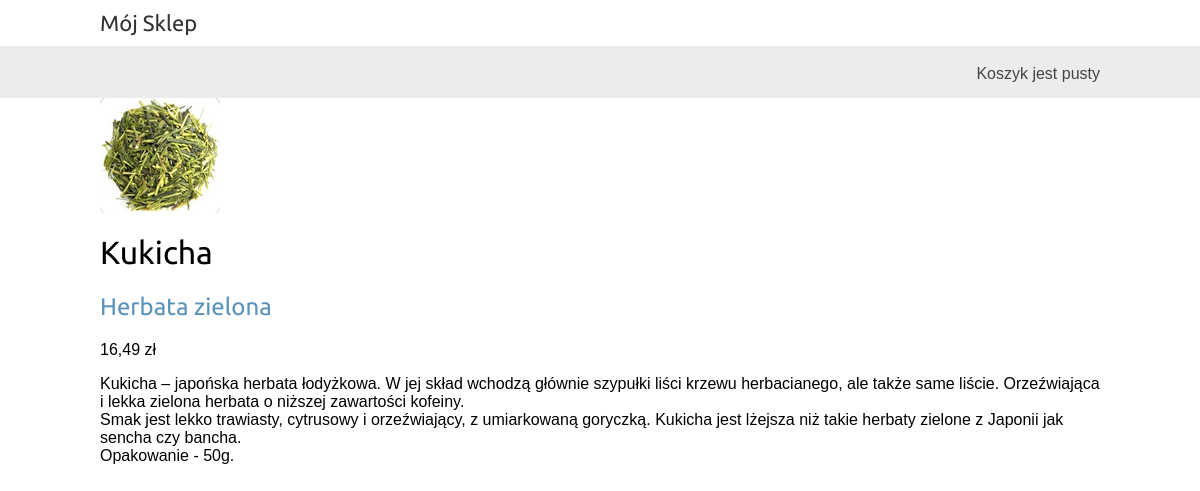
/5/kukicha/, run on the app's committed database.
### shop/models.py (models this page shows, shortened)
class Produkt(models.Model):
              kategoria = models.ForeignKey(Kategoria ,
                                           related_name='produkt',
                                           on_delete=models.CASCADE)
              nazwa = models.CharField(max_length=200, db_index=True)
              slug = models.SlugField(max_length=200, db_index=True)
              image = models.ImageField(upload_to='produkty/%Y/%m/%d',
                                         blank=True)
              opis = models.TextField(blank=True)
              cena = models.DecimalField(max_digits=10, decimal_places=2)
              dostepne = models.BooleanField(default=True)
              created = models.DateTimeField(auto_now_add=True)
              updated = models.DateTimeField(auto_now=True)
              class Meta:
                  ordering = ('nazwa',)
                  verbose_name = 'produkt'
                  verbose_name_plural = 'produkty'
                  index_together = (('id', 'slug'),)

class Kategoria(models.Model):
    nazwa = models.CharField(max_length=200,
                            db_index=True)
    slug = models.SlugField(max_length=200,
                            db_index=True,
                            unique=True)
    class Meta:
        ordering = ('nazwa',)
        verbose_name = 'kategoria'
        verbose_name_plural = 'kategorie'
    def __str__(self):
            return self.nazwa
    def get_absolute_url(self):
        return reverse('shop:produkt_list_by_kategoria',
                       args=[self.slug])

### shop/views.py (the view)
# urls.py: path('<int:id>/<slug:slug>/', views.produkt_detail,
def produkt_detail(request, id, slug):
    produkt = get_object_or_404(Produkt,
                                id=id,
                                slug=slug,
                                dostepne=True)
    return render(request,
                  'shop/produkt/detail.html',
                  {'produkt': produkt})

### shop/templates/shop/produkt/detail.html (shortened to what this page needs)
{% extends "shop/base.html" %}
{% load static %}
{% block content %}
  <div class="produkt-detail">
    <img src="{% if produkt.image %}{{ produkt.image.url }}{% else %}
    {% static 'img/no_image.png' %}{% endif %}">
    <h1>{{ produkt.nazwa }}</h1>
    <h2>
      <a href="{{ produkt.kategoria.get_absolute_url }}">
        {{ produkt.kategoria }}
      </a>
    </h2>
    <p class="cena">{{ produkt.cena }} zł</p>
    {{ produkt.opis|linebreaks }}
  </div>
{% endblock %}

### shop/static/css/base.css (style rules this page uses)
body { margin:0; padding:0; font-family:helvetica, sans-serif; }
h1, h2, h3, h4, h5 , h6 { font-family: 'Ubuntu', sans-serif; font-weight:normal; }
a { text-decoration:none; color:#5993bb; }

### data on the page
Produkt: image (picture), nazwa "Kukicha", kategoria "Herbata zielona", cena "16,49", opis "Kukicha – japońska herbata łodyżkowa. W jej skład wchodzą głównie szypułki liści krzewu herbacianego, ale także same liście. Orzeźwiająca i lekka zielona herbata o niższej zawartości kofeiny. Smak jest lekko trawiasty, cytrusowy i orzeźwiający, z umiarkowaną goryczką. Kukicha jest lżejsza niż takie herbaty zielone z Japonii jak sencha czy bancha. Opakowanie - 50g."
